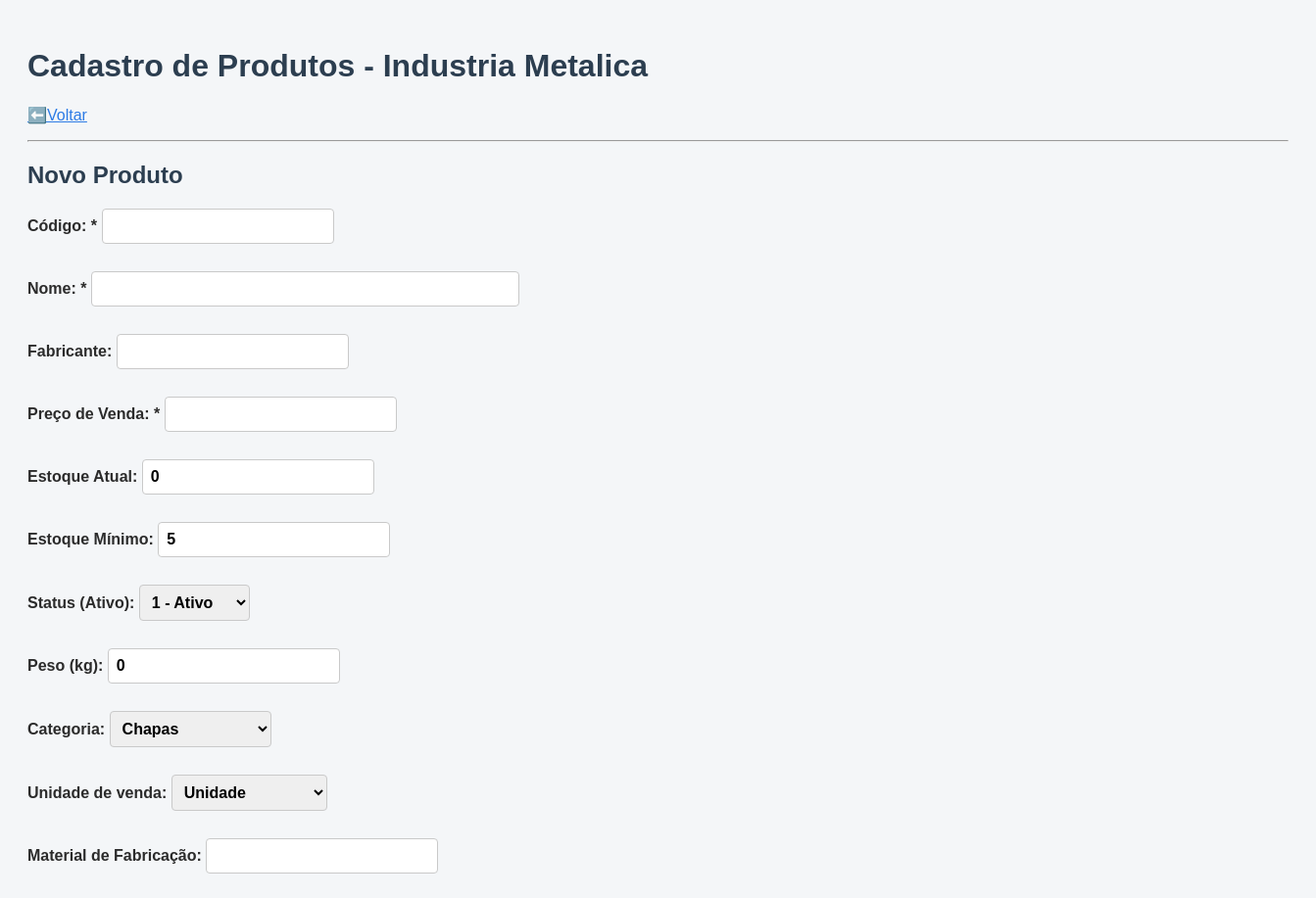
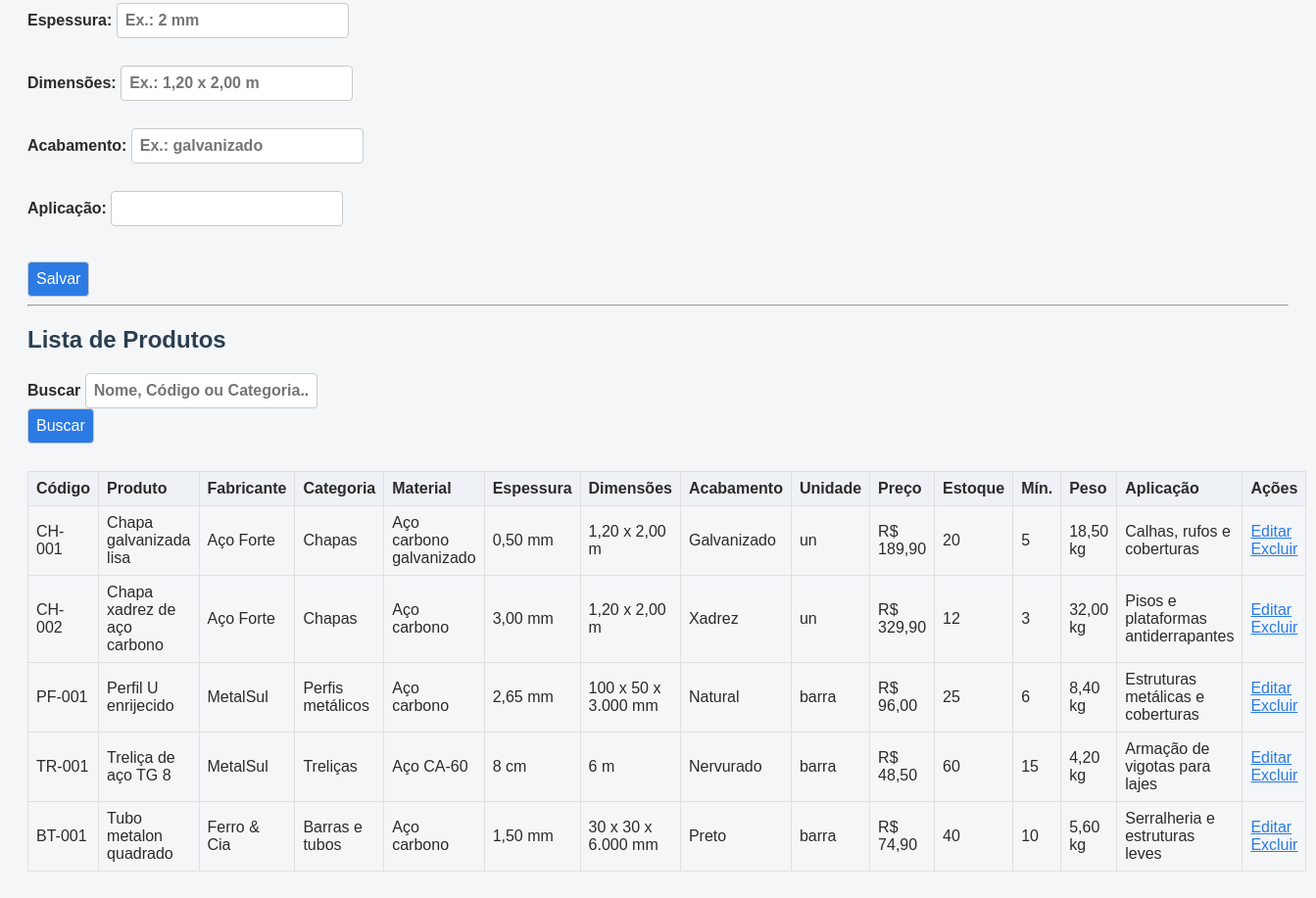
Page /produtos.php (signed in) on the committed database (2 pictures, top to bottom).
### tables this page shows
CREATE TABLE IF NOT EXISTS produtos (
  id INT NOT NULL AUTO_INCREMENT,
  codigo VARCHAR(45) NOT NULL,
  nome VARCHAR(150) NOT NULL,
  fabricante VARCHAR(100) NOT NULL DEFAULT 'Geral',
  preco DECIMAL(10,2) NOT NULL,
  estoque_atual INT NOT NULL DEFAULT 0,
  estoque_minimo INT NOT NULL DEFAULT 0,
  ativo TINYINT NOT NULL DEFAULT 1,
  peso DECIMAL(10,3) NOT NULL DEFAULT 0,
  categoria VARCHAR(100) NOT NULL,
  unidade VARCHAR(20) NOT NULL DEFAULT 'un',
  material_fabricacao VARCHAR(100) NULL,
  espessura VARCHAR(50) NULL,
  dimensoes VARCHAR(100) NULL,
  acabamento VARCHAR(100) NULL,
  aplicacao VARCHAR(255) NULL,
  PRIMARY KEY (id),
  UNIQUE KEY uq_produtos_codigo (codigo),
  KEY idx_produtos_categoria (categoria)
);

### produtos.php (the view, shortened to what this page needs)
<?php
require_once 'config.php';
$produtoEditar = null;
$busca = trim($_GET['busca'] ?? '');
$sql = "SELECT * FROM produtos" . ($busca ? " WHERE nome LIKE :b OR codigo LIKE :b OR categoria LIKE :b" : "") . " ORDER BY nome";
$stmt = $conn->prepare($sql);
$stmt->execute($busca ? ['b' => "%$busca%"] : []);
$produtos = $stmt->fetchAll();
?>
<!DOCTYPE html>
<html lang="pt-BR">
<head>
    <link rel="stylesheet" href="estilo.css">
</head>
<body>
    <h1>Cadastro de Produtos - Industria Metalica</h1>
    <p><a href="index.php">⬅️Voltar</a></p>
    <hr>
    <h2><?= $produtoEditar ? 'Editar' : 'Novo' ?> Produto</h2>
    <form method="POST">
        <label>Código: * <input type="text" name="codigo" value="<?= htmlspecialchars($produtoEditar['codigo'] ?? '') ?>" required></label><br>
        <label>Nome: * <input type="text" name="nome" size="40" value="<?= htmlspecialchars($produtoEditar['nome'] ?? '') ?>" required></label><br>
        <label>Fabricante: <input type="text" name="fabricante" value="<?= htmlspecialchars($produtoEditar['fabricante'] ?? '') ?>"></label><br>
        <label>Preço de Venda: * <input type="number" step="0.01" name="preco" value="<?= htmlspecialchars($produtoEditar['preco'] ?? '') ?>" required></label><br>
        <label>Estoque Atual: <input type="number" name="estoque_atual" min="0" value="<?= $produtoEditar['estoque_atual'] ?? 0 ?>"></label><br>
        <label>Estoque Mínimo: <input type="number" name="estoque_minimo" min="0" value="<?= $produtoEditar['estoque_minimo'] ?? 5 ?>"></label><br>
        <label>Status (Ativo):
            <select name="ativo">
                <option value="1" <?= ($produtoEditar['ativo'] ?? 1) == 1 ? 'selected' : '' ?>>1 - Ativo</option>
            </select>
        </label><br>
        <label>Peso (kg): <input type="number" step="0.01" min="0" name="peso" value="<?= $produtoEditar['peso'] ?? 0.00 ?>"></label><br>
        <label>Categoria:
            <select name="categoria" required>
                <?php foreach (['Chapas', 'Treliças', 'Perfis metálicos', 'Barras e tubos', 'Telhas metálicas', 'Acessórios'] as $categoria): ?>
                    <option value="<?= htmlspecialchars($categoria) ?>" <?= ($produtoEditar['categoria'] ?? 'Chapas') === $categoria ? 'selected' : '' ?>><?= htmlspecialchars($categoria) ?></option>
                <?php endforeach; ?>
            </select>
        </label><br>
        <label>Unidade de venda:
            <select name="unidade">
                <?php foreach (['un' => 'Unidade', 'm' => 'Metro', 'm²' => 'Metro quadrado', 'kg' => 'Quilograma', 'barra' => 'Barra'] as $valor => $rotulo): ?>
                    <option value="<?= htmlspecialchars($valor) ?>" <?= ($produtoEditar['unidade'] ?? 'un') === $valor ? 'selected' : '' ?>><?= htmlspecialchars($rotulo) ?></option>
                <?php endforeach; ?>
            </select>
        </label><br>
        <label>Material de Fabricação: <input type="text" name="material_fabricacao" value="<?= htmlspecialchars($produtoEditar['material_fabricacao'] ?? '') ?>"></label><br>
        <label>Espessura: <input type="text" name="espessura" placeholder="Ex.: 2 mm" value="<?= htmlspecialchars($produtoEditar['espessura'] ?? '') ?>"></label><br>
        <label>Dimensões: <input type="text" name="dimensoes" placeholder="Ex.: 1,20 x 2,00 m" value="<?= htmlspecialchars($produtoEditar['dimensoes'] ?? '') ?>"></label><br>
        <label>Acabamento: <input type="text" name="acabamento" placeholder="Ex.: galvanizado" value="<?= htmlspecialchars($produtoEditar['acabamento'] ?? '') ?>"></label><br>
        <label>Aplicação: <input type="text" name="aplicacao" value="<?= htmlspecialchars($produtoEditar['aplicacao'] ?? '') ?>"></label><br><br>
        <button type="submit">Salvar</button>
    </form>
    <hr>
    <h2>Lista de Produtos</h2>
    <form method="GET">
        <label>Buscar <input type="text" name="busca" value="<?= htmlspecialchars($busca) ?>" placeholder="Nome, Código ou Categoria..."></label>
        <button type="submit">Buscar</button>
    </form>
    <br>
    <?php if ($produtos): ?>
        <table border="1" cellpadding="5" cellspacing="0">
            <tr>
                <th>Código</th><th>Produto</th><th>Fabricante</th><th>Categoria</th><th>Material</th><th>Espessura</th><th>Dimensões</th><th>Acabamento</th><th>Unidade</th><th>Preço</th><th>Estoque</th><th>Mín.</th><th>Peso</th><th>Aplicação</th><th>Ações</th>
            </tr>
            <?php foreach ($produtos as $p): ?>
                <tr>
                    <td><?= htmlspecialchars($p['codigo']) ?></td>
                    <td><?= htmlspecialchars($p['nome']) ?></td>
                    <td><?= htmlspecialchars($p['fabricante'] ?? '') ?></td>
                    <td><?= htmlspecialchars($p['categoria'] ?? '') ?></td>
                    <td><?= htmlspecialchars($p['material_fabricacao'] ?? '-') ?></td>
                    <td><?= htmlspecialchars($p['espessura'] ?? '-') ?></td>
                    <td><?= htmlspecialchars($p['dimensoes'] ?? '-') ?></td>
                    <td><?= htmlspecialchars($p['acabamento'] ?? '-') ?></td>
                    <td><?= htmlspecialchars($p['unidade'] ?? 'un') ?></td>
                    <td>R$ <?= number_format($p['preco'], 2, ',', '.') ?></td>
                    <td><?= $p['estoque_atual'] ?></td>
                    <td><?= $p['estoque_minimo'] ?></td>
                    <td><?= number_format((float)$p['peso'], 2, ',', '.') ?> kg</td>
                    <td><?= htmlspecialchars($p['aplicacao'] ?? '-') ?></td>
                    <td>
                        <a href="produtos.php?editar=<?= $p['id'] ?>">Editar</a>
                        <a href="produtos.php?excluir=<?= $p['id'] ?>" onclick="return confirm('Deseja realmente excluir este produto?')">Excluir</a>
                    </td>
                </tr>
            <?php endforeach; ?>
        </table>
    <?php else: ?>
        <p>Nenhum produto cadastrado.</p>
    <?php endif; ?>
</body>
</html>

### estilo.css (style rules this page uses)
body { font-family: Arial, Helvetica, sans-serif; background-color: #f4f6f8; color: #2b2b2b; padding: 20px; }
h1, h2 { color: #2c3e50; }
label { display: block; font-weight: bold; margin-top: 10px; }
input, select, textarea, button { font: inherit; padding: 8px; border-radius: 4px; border: 1px solid #c9c9c9; }
button { background-color: #2c7be5; color: #ffffff; cursor: pointer; }
a { color: #2c7be5; }
table { width: 100%; border-collapse: collapse; margin-top: 10px; }
th, td { padding: 8px; border: 1px solid #e0e0e0; text-align: left; }
th { background-color: #eef2f7; }

### rows in the picture
produtos: codigo "CH-001", nome "Chapa galvanizada lisa", fabricante "Aço Forte", categoria "Chapas", material_fabricacao "Aço carbono galvanizado", espessura "0,50 mm", dimensoes "1,20 x 2,00 m", acabamento "Galvanizado", unidade "un", preco "189,90", estoque_atual "20", estoque_minimo "5", peso "18,50", aplicacao "Calhas, rufos e coberturas"
produtos: codigo "CH-002", nome "Chapa xadrez de aço carbono", fabricante "Aço Forte", categoria "Chapas", material_fabricacao "Aço carbono", espessura "3,00 mm", dimensoes "1,20 x 2,00 m", acabamento "Xadrez", unidade "un", preco "329,90", estoque_atual "12", estoque_minimo "3", peso "32,00", aplicacao "Pisos e plataformas antiderrapantes"
produtos: codigo "PF-001", nome "Perfil U enrijecido", fabricante "MetalSul", categoria "Perfis metálicos", material_fabricacao "Aço carbono", espessura "2,65 mm", dimensoes "100 x 50 x 3.000 mm", acabamento "Natural", unidade "barra", preco "96,00", estoque_atual "25", estoque_minimo "6", peso "8,40", aplicacao "Estruturas metálicas e coberturas"
produtos: codigo "TR-001", nome "Treliça de aço TG 8", fabricante "MetalSul", categoria "Treliças", material_fabricacao "Aço CA-60", espessura "8 cm", dimensoes "6 m", acabamento "Nervurado", unidade "barra", preco "48,50", estoque_atual "60", estoque_minimo "15", peso "4,20", aplicacao "Armação de vigotas para lajes"
produtos: codigo "BT-001", nome "Tubo metalon quadrado", fabricante "Ferro & Cia", categoria "Barras e tubos", material_fabricacao "Aço carbono", espessura "1,50 mm", dimensoes "30 x 30 x 6.000 mm", acabamento "Preto", unidade "barra", preco "74,90", estoque_atual "40", estoque_minimo "10", peso "5,60", aplicacao "Serralheria e estruturas leves"

### other values in the picture
form field categoria "Chapas"
form field unidade "Unidade"
